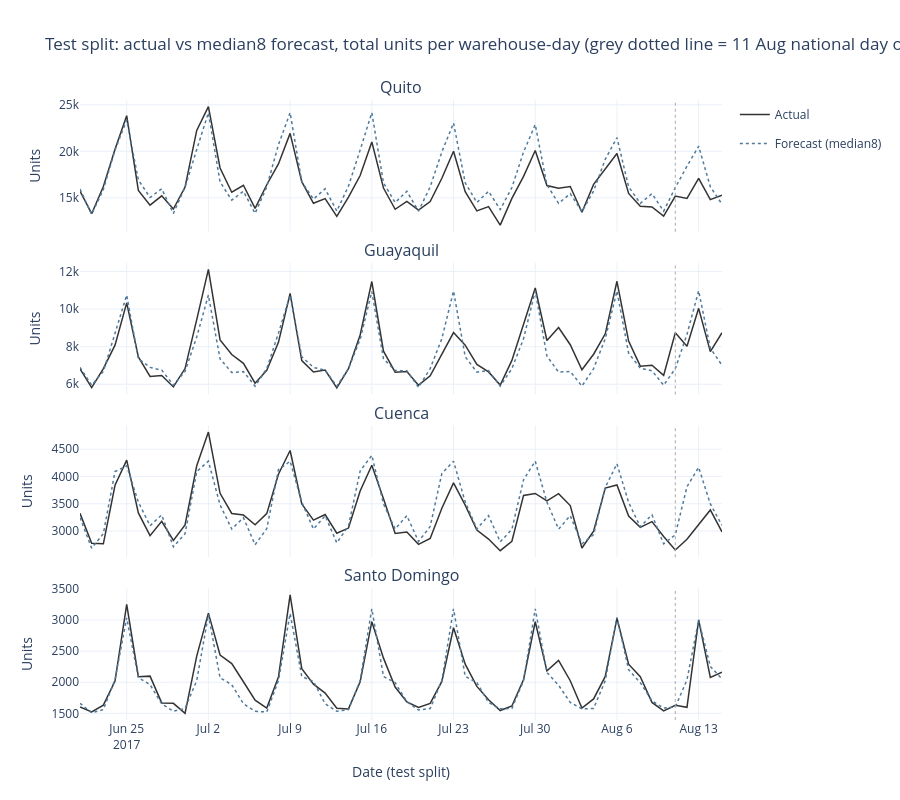

The code cell stored with this chart in its notebook:
### Markdown cell above
### How to read it
(Fill in together after running.)

### What it means
(Fill in together after running.)

### What's next and why
(Fill in together after running.)

### Code cell
# 5f. Chart: actual vs the chosen baseline on the test split, one panel per warehouse
import plotly.graph_objects as go
from plotly.subplots import make_subplots

warehouses = ["Quito", "Guayaquil", "Cuenca", "Santo Domingo"]
shown = test_fc[test_fc["model"] == best_model]

fig = make_subplots(rows=4, cols=1, shared_xaxes=True, vertical_spacing=0.05, subplot_titles=warehouses)
for i, wh in enumerate(warehouses, start=1):
    g = shown[shown["warehouse"] == wh].sort_values("date")
    fig.add_trace(go.Scatter(x=g["date"], y=g["actual"], mode="lines", name="Actual",
                             line=dict(color="#333333", width=1.5), legendgroup="actual",
                             showlegend=(i == 1)), row=i, col=1)
    fig.add_trace(go.Scatter(x=g["date"], y=g["forecast"], mode="lines", name=f"Forecast ({best_model})",
                             line=dict(color="#4f7a9c", width=1.5, dash="dot"), legendgroup="fc",
                             showlegend=(i == 1)), row=i, col=1)
    fig.update_yaxes(title_text="Units", row=i, col=1)
    # Dotted grey line: 2017-08-11, the one national day off in the test window.
    fig.add_shape(type="line", x0="2017-08-11", x1="2017-08-11", y0=0, y1=1, yref="y domain" if i == 1 else f"y{i} domain",
                  xref="x" if i == 1 else f"x{i}", line=dict(color="#aaaaaa", width=1, dash="dot"))
fig.update_xaxes(title_text="Date (test split)", row=4, col=1)
fig.update_layout(title=f"Test split: actual vs {best_model} forecast, total units per warehouse-day "
                        "(grey dotted line = 11 Aug national day off)",
                  template="plotly_white", height=800, legend_title_text="")
fig.show()
